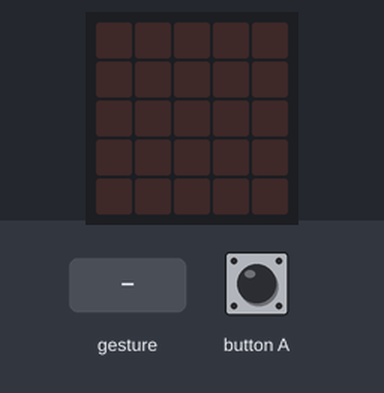
Bench run of a program on a simulated Calliope mini (MakeCode). Shown: the board's 5×5 LED display. Inputs (shaded band) come from the test bench. Random numbers come from a fixed seed; a tilt is held for 1.5 s and a shake lasts 1 s, then the board lies face up again.

Above: at 1.2 s.
1.3 s: gesture 'shake'
At 2.0 s:
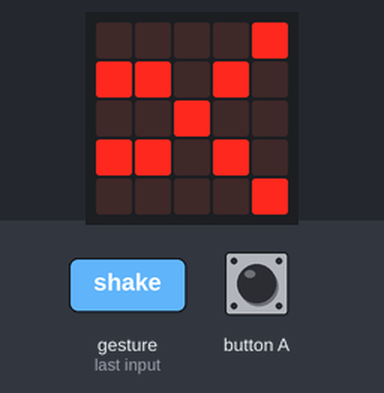
3.0 s: button A pressed for 0.15 s
At 3.9 s:
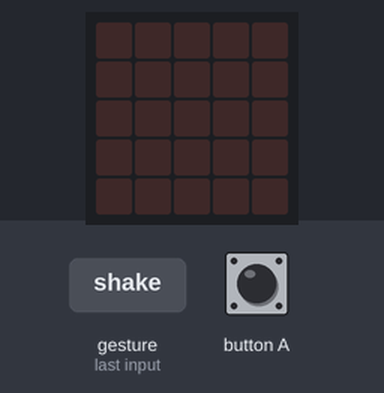
4.6 s: gesture 'shake'
At 5.7 s:
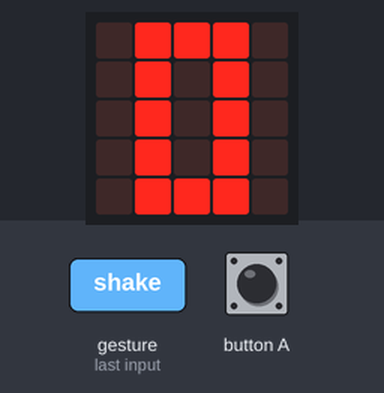
Timing chart, 0 to 7.6 s (numbered marks = the images above; inputs shaded):
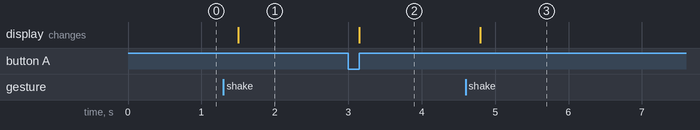

The program:

main.ts
```typescript
let zufall = 0
input.onButtonEvent(Button.A, input.buttonEventClick(), function () {
    basic.clearScreen()
})
input.onGesture(Gesture.Shake, function () {
    zufall = randint(0, 2)
    if (zufall == 0) {
        basic.showLeds(`
            . . . . #
            # # . # .
            . . # . .
            # # . # .
            . . . . #
            `)
    } else if (zufall == 1) {
        basic.showLeds(`
            . . . . .
            . # # # .
            . # # # .
            . # # # .
            . . . . .
            `)
    } else {
        basic.showLeds(`
            . # # # .
            . # . # .
            . # . # .
            . # . # .
            . # # # .
            `)
    }
})
basic.forever(function () {

})
```

test.ts
```typescript
// Hier kann man Tests durchführen; diese Datei wird nicht kompiliert, wenn dieses Paket als Erweiterung verwendet wird.
```

Measured:
- after the input at 1.3 s, the display: changes after 0.20 s (image 1)
- after the input at 3.0 s, the display: changes after 0.15 s (image 2)
- after the input at 4.6 s, the display: changes after 0.20 s (image 3)
